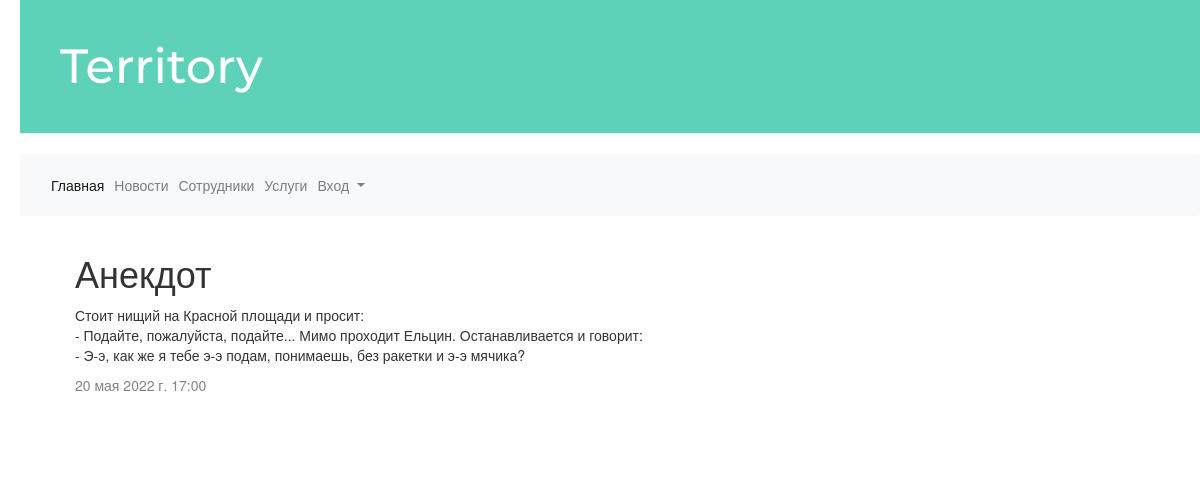
Before: /blog/post/1/ with the older database file.
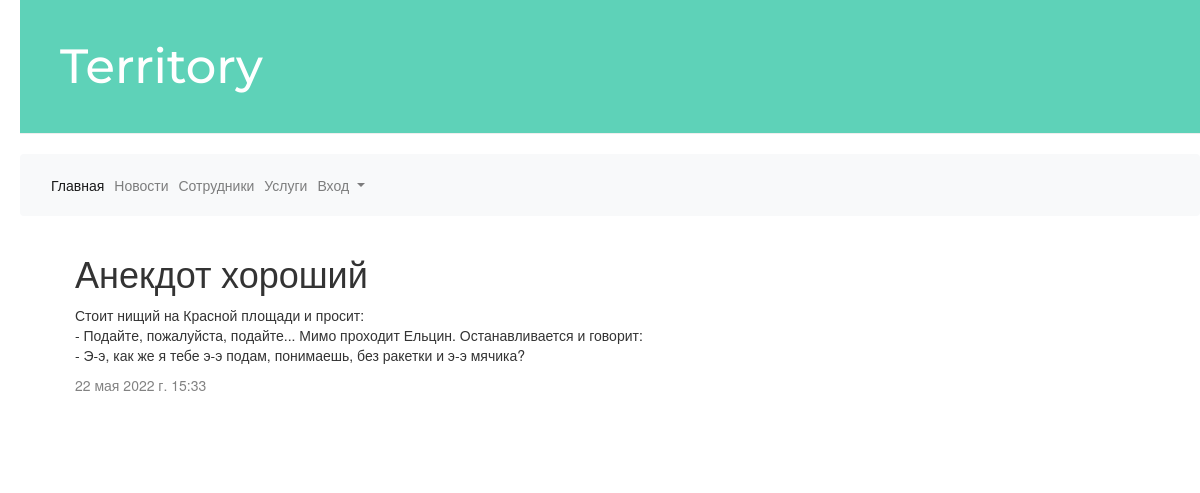
After: the same page with the newer database file.
### blog/models.py (models this page shows, shortened)
class Post(models.Model):
    author = models.ForeignKey(settings.AUTH_USER_MODEL, on_delete=models.CASCADE)
    title = models.CharField(max_length=200)
    text = models.TextField()
    created_date = models.DateTimeField(default=timezone.now)
    published_date = models.DateTimeField(blank=True, null=True)

### blog/views.py (the view)
# urls.py: path('post/<int:pk>/', views.post_detail, name='post_detail'),
def post_detail(request, pk):
    post = get_object_or_404(Post, pk=pk)
    return render(request, 'blog/post_detail.html', {'post': post})

### territory/templates/blog/post_detail.html (shortened to what this page needs)
{% extends 'base.html' %}
{% block content %}
    <div class="post">
        <h1>{{ post.title }}
        </h1>
        <p>{{ post.text|linebreaksbr }}</p>
        {% if post.published_date %}
            <div class="date">
                {{ post.published_date }}
            </div>
        {% endif %}
    </div>
{% endblock %}

Changed rows visible on the page:
changed Post: title "Анекдот" → "Анекдот хороший"; published_date "20 мая 2022 г. 17:00" → "22 мая 2022 г. 15:33"
